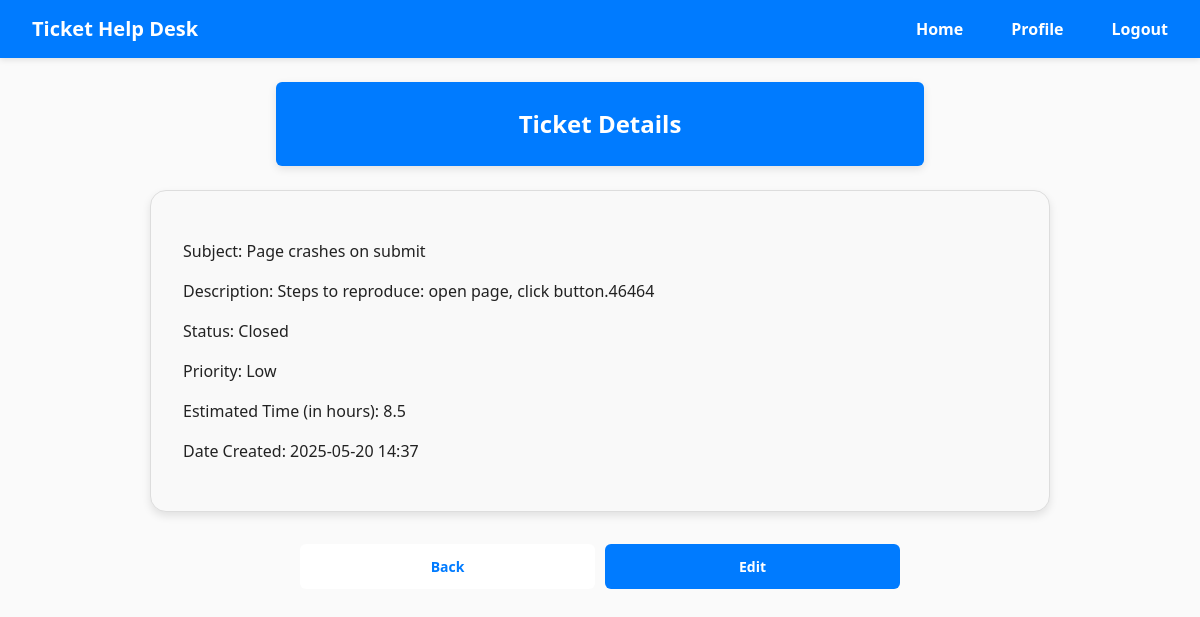
The page /ticket_details/2 (signed in) on the database as committed earlier.
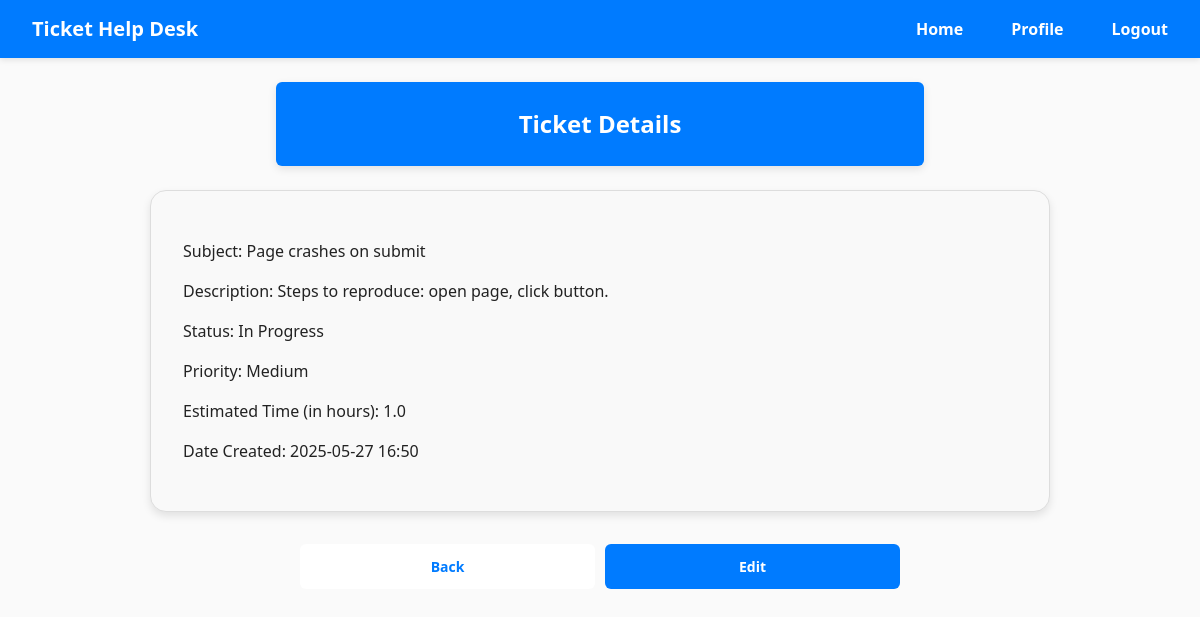
The same page on the database as committed later.
### HelpDeskTicketingSystem/models/TicketModel.py (models this page shows)
class Ticket(db.Model):
    id = db.Column(db.Integer, primary_key=True)
    subject = db.Column(db.String(100), nullable=False)
    description = db.Column(db.Text, nullable=False)
    status = db.Column(db.String(20), nullable=False)
    priority = db.Column(db.String(20), nullable=False)
    estimated_time = db.Column(db.Float, nullable=False)
    date_created = db.Column(db.DateTime(timezone=True), default=func.current_timestamp())
    user_id = db.Column(db.Integer, db.ForeignKey('user.id'))
    user = relationship('User', backref='tickets')

### HelpDeskTicketingSystem/views/tickets.py (the view)
@tickets_bp.route('/ticket_details/<int:ticket_id>', methods=['GET'])
@login_required
def ticket_details(ticket_id):
    ticket = Ticket.query.filter_by(id=ticket_id).first()
    if not ticket:
        flash('Ticket not found.', category='error')
        return redirect(url_for('home.home'))
    if ticket.user_id != current_user.id and current_user.account_type != 'Administrator':
        flash('You do not have permission to view this ticket.', category='error')
        return redirect(url_for('home.home'))
    return render_template('ticket_details.html', ticket=ticket)

### HelpDeskTicketingSystem/__init__.py (called while the page is built)
def create_app():
    app = Flask(__name__)
    app.config.from_object(Config)
    db.init_app(app)
    login_manager.init_app(app)
    login_manager.login_view = 'auth.login'
    from .views.home import home_bp
    from .views.auth import auth_bp
    from .views.users import users_bp
    from .views.tickets import tickets_bp
    app.register_blueprint(home_bp, url_prefix='/')
    app.register_blueprint(auth_bp, url_prefix='/')
    app.register_blueprint(tickets_bp, url_prefix='/')
    app.register_blueprint(users_bp, url_prefix='/')
    create_database(app)
    from .models import User
    @login_manager.user_loader
    def load_user(user_id):
        return User.query.get(int(user_id))
    return app

### HelpDeskTicketingSystem/templates/ticket_details.html (shortened to what this page needs)
{% extends "base.html" %} {% block title %} Ticket Details {% endblock %} {%
block content %}
<h2>Ticket Details</h2>
<div class="entity-card entity-card--details">
  <p>Subject: {{ ticket.subject }}</p>
  <p>Description: {{ ticket.description }}</p>
  <p>Status: {{ ticket.status }}</p>
  <p>Priority: {{ ticket.priority }}</p>
  <p>Estimated Time (in hours): {{ ticket.estimated_time }}</p>
  <p>Date Created: {{ ticket.date_created.strftime('%Y-%m-%d %H:%M') }}</p>
</div>
<div class="btn-group">
  <a href="{{ url_for('home.home') }}" class="btn btn-secondary">Back</a>
  <a
    href="{{ url_for('tickets.edit_ticket', ticket_id=ticket.id) }}"
    class="btn btn-primary"
    >Edit</a
  >
</div>
{% endblock %}

Rows that differ between the two databases and show on the page:
changed Ticket "Page crashes on submit": description "Steps to reproduce: open page, click button.46464" → "Steps to reproduce: open page, click button."; status "Closed" → "In Progress"; priority "Low" → "Medium"; estimated_time "8.5" → "1.0"; date_created "2025-05-20 14:37" → "2025-05-27 16:50"
